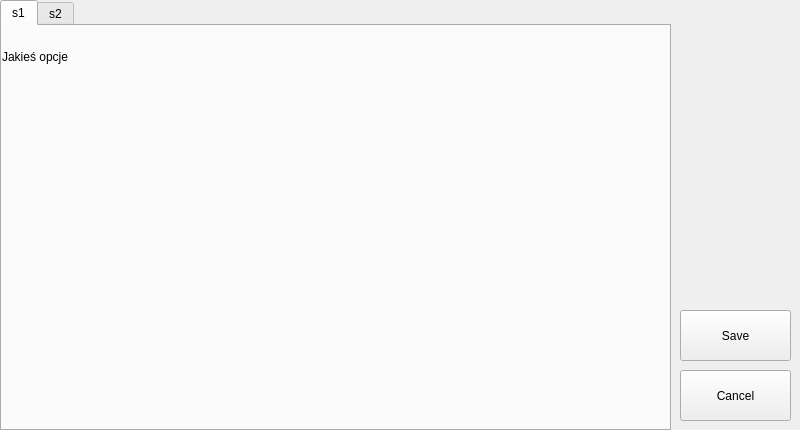
<?xml version="1.0" encoding="UTF-8"?>
<ui version="4.0">
 <class>Settings</class>
 <widget class="QWidget" name="Settings">
  <property name="geometry">
   <rect>
    <x>0</x>
    <y>0</y>
    <width>800</width>
    <height>430</height>
   </rect>
  </property>
  <property name="windowTitle">
   <string>Form</string>
  </property>
  <property name="autoFillBackground">
   <bool>true</bool>
  </property>
  <widget class="QTabWidget" name="tabWidget">
   <property name="geometry">
    <rect>
     <x>0</x>
     <y>0</y>
     <width>671</width>
     <height>431</height>
    </rect>
   </property>
   <property name="tabShape">
    <enum>QTabWidget::Rounded</enum>
   </property>
   <property name="currentIndex">
    <number>0</number>
   </property>
   <widget class="QWidget" name="tab">
    <attribute name="title">
     <string>s1</string>
    </attribute>
    <widget class="QLabel" name="label">
     <property name="geometry">
      <rect>
       <x>0</x>
       <y>10</y>
       <width>141</width>
       <height>41</height>
      </rect>
     </property>
     <property name="text">
      <string>Jakieś opcje</string>
     </property>
    </widget>
   </widget>
   <widget class="QWidget" name="tab_2">
    <attribute name="title">
     <string>s2</string>
    </attribute>
    <widget class="QLabel" name="label_2">
     <property name="geometry">
      <rect>
       <x>0</x>
       <y>0</y>
       <width>141</width>
       <height>61</height>
      </rect>
     </property>
     <property name="text">
      <string>Jakieś opcje</string>
     </property>
    </widget>
   </widget>
  </widget>
  <widget class="QPushButton" name="saveButton">
   <property name="geometry">
    <rect>
     <x>680</x>
     <y>310</y>
     <width>111</width>
     <height>51</height>
    </rect>
   </property>
   <property name="text">
    <string>Save</string>
   </property>
  </widget>
  <widget class="QPushButton" name="cancelButton">
   <property name="geometry">
    <rect>
     <x>680</x>
     <y>370</y>
     <width>111</width>
     <height>51</height>
    </rect>
   </property>
   <property name="text">
    <string>Cancel</string>
   </property>
  </widget>
 </widget>
 <resources/>
 <connections/>
</ui>
